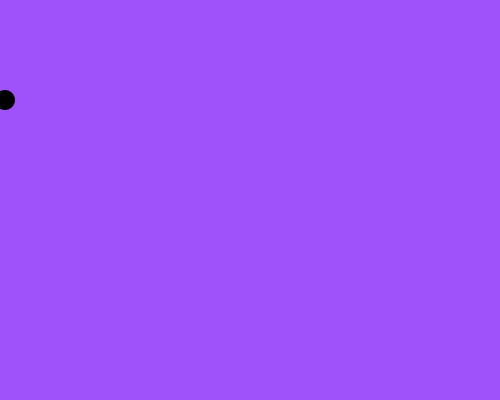
Frame 1 (no input)
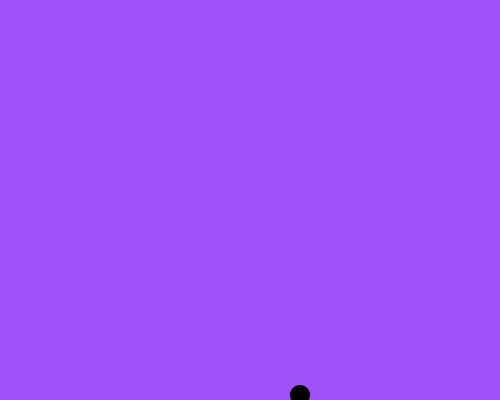
Frame 60 (the mouse pressed at the canvas centre just before this capture)
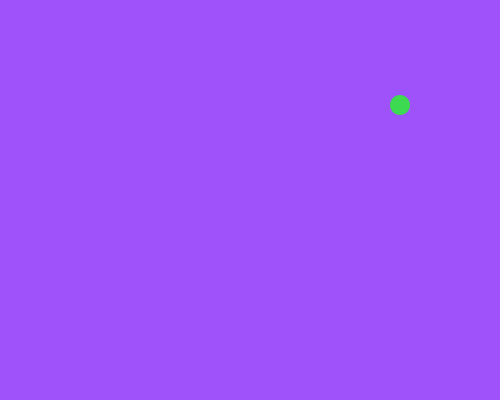
Frame 120 (the mouse held since frame 60 and released just before this capture)

The Processing sketch that drew these frames (run headless with seeded random() and noise(); from frame 60 on, the mouse is pressed at the canvas centre):

// Processing sketch: processing_33060
// ── processing_33060.pde

int cordX = 5;
int cordY = 100;
int rad = 20;
int velX = 5;
int velY = 5;
float r,g,b;

void setup() {
  size(500, 400);
  frameRate(70);
}

void draw() {  
  background(159, 81, 250);
  fill (r, g, b);
  noStroke();
  ellipse(cordX, cordY, rad, rad);
  
  int circleX = 200;
  int vel = 10;
  int circleY = 30;
  int rad = 60;


  //move 5px every frame
  cordX = cordX + velX;
  cordY = cordY + velY;

  if (cordX >= width || cordX <= 0) {
    velX = -velX;
    r = random(1,255);
    g = random(1,255);
    b = random(1,255);
  }

  if ( cordY >= height || cordY <= 0) {
    velY = -velY;
    r = random(1,255);
    g = random(1,255);
    b = random(1,255);
  }
}
